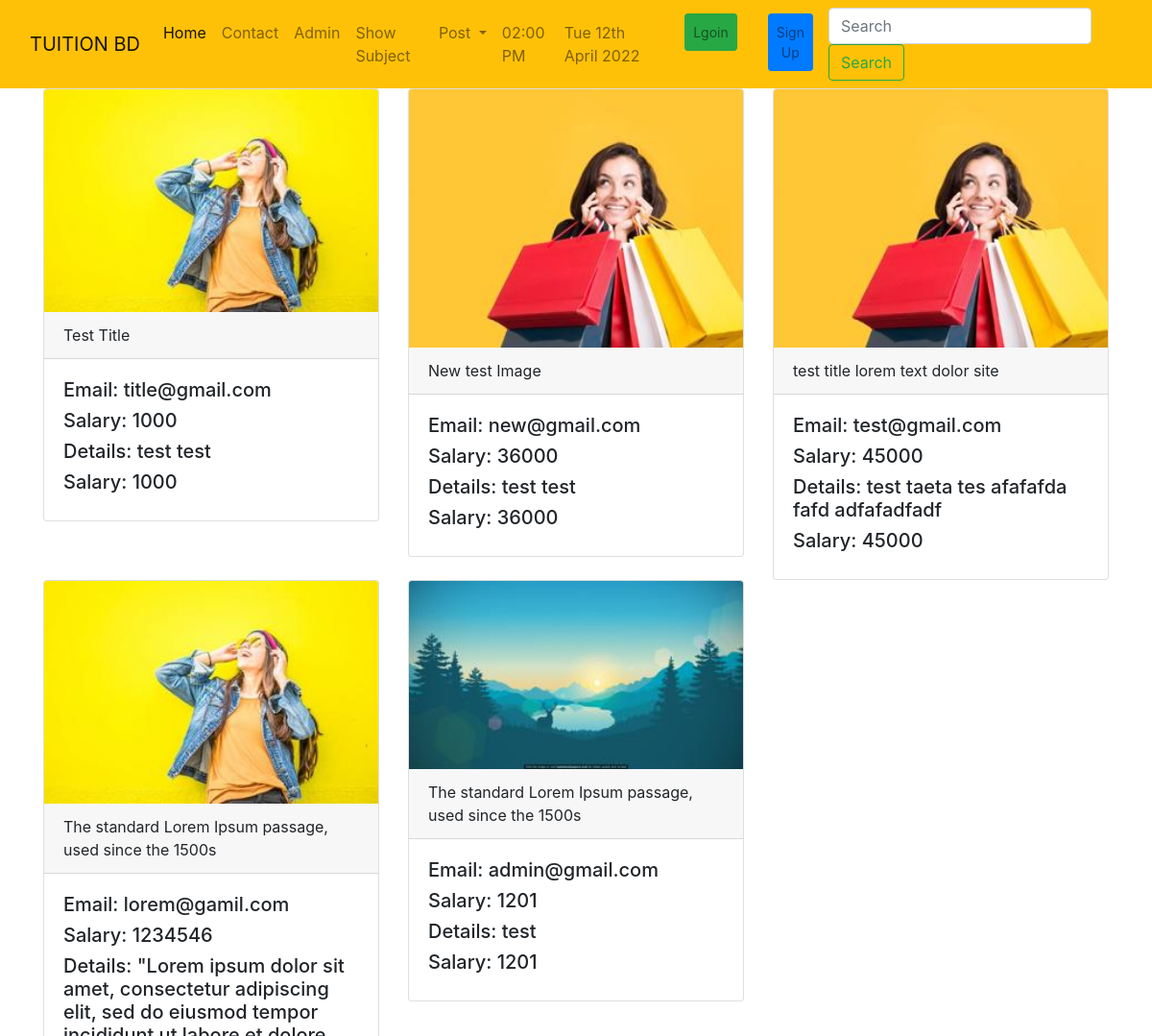
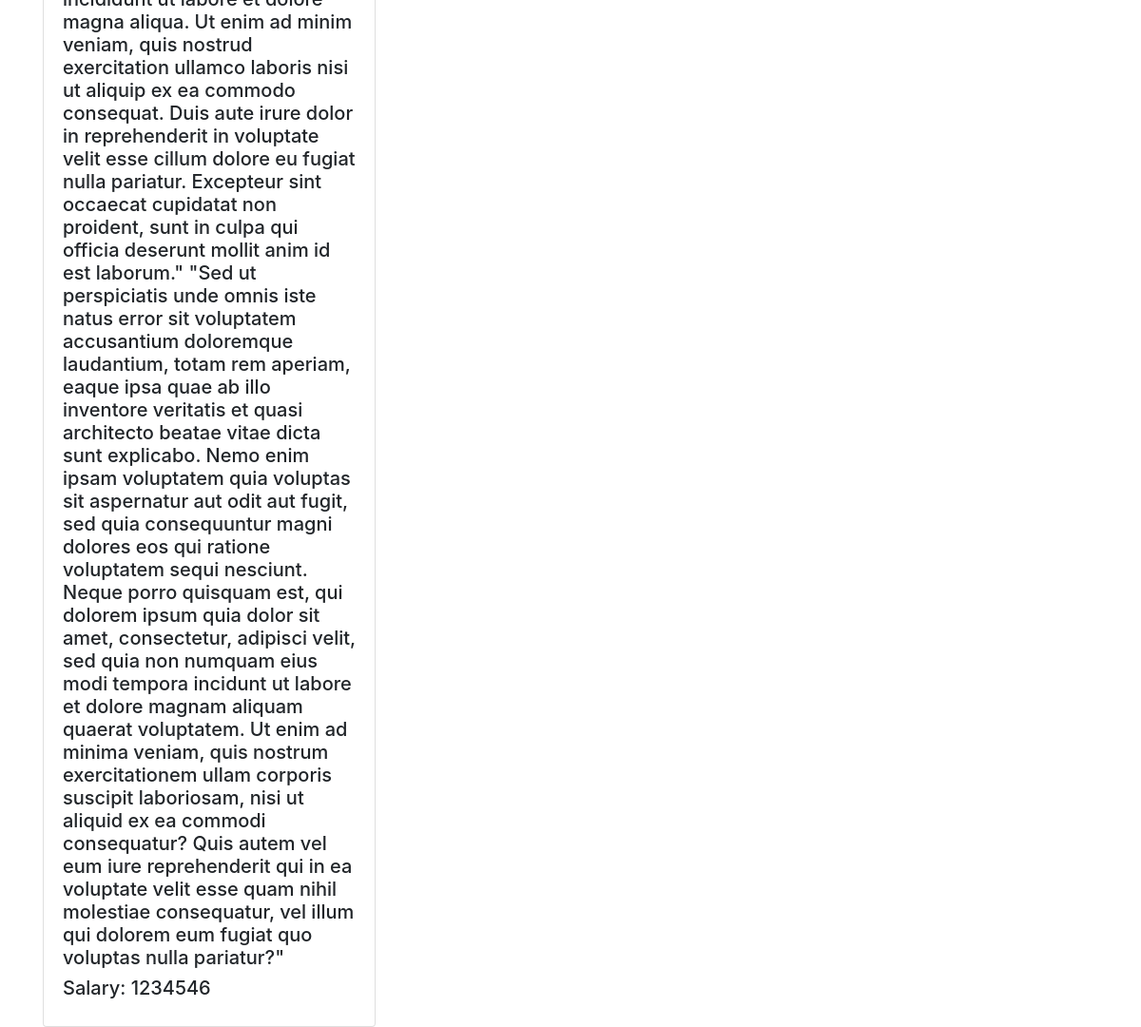
Before: /tuition/post/ with the older database file (2 pictures, top to bottom).
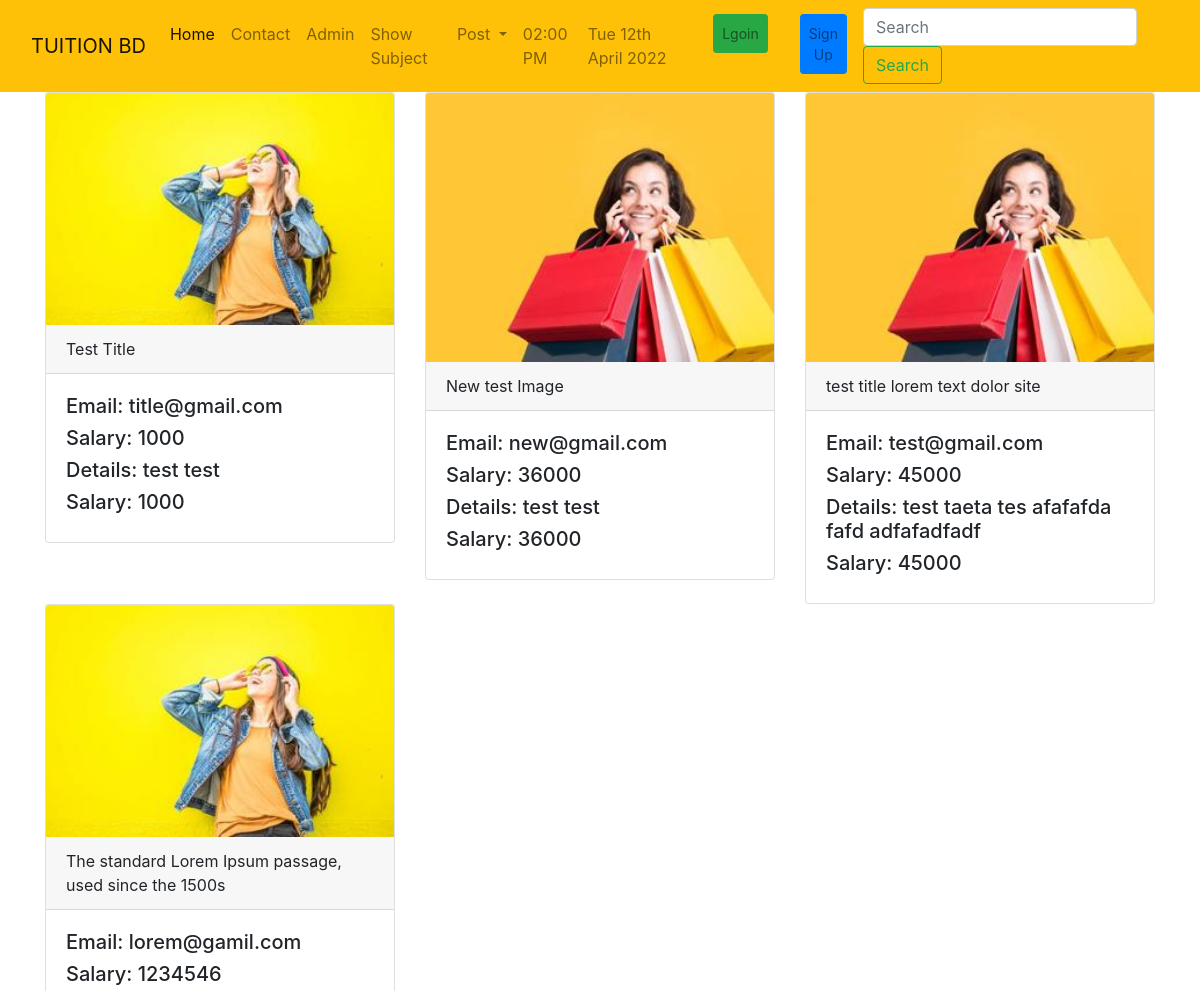
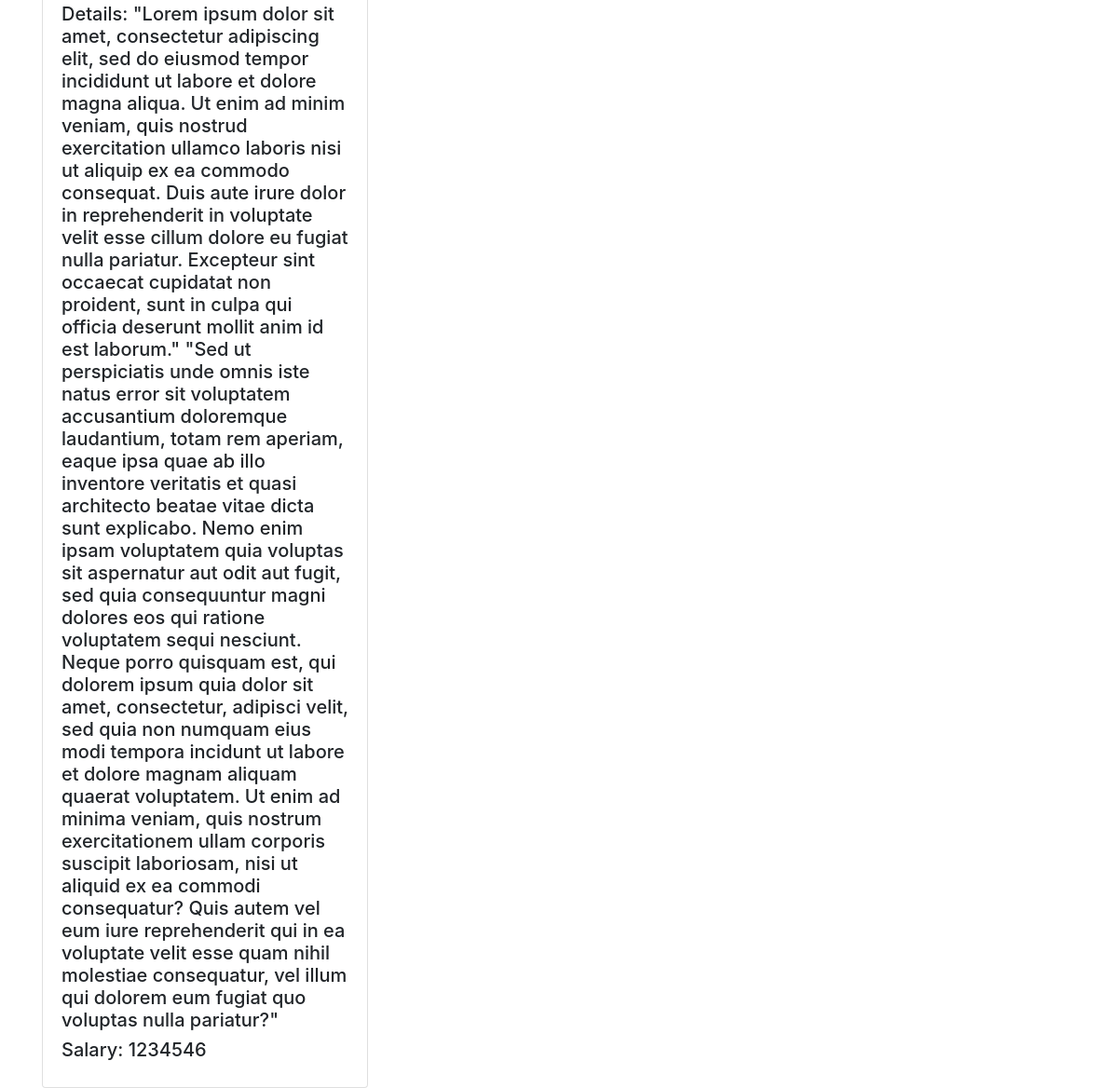
After: the same page with the newer database file (2 pictures, top to bottom).
### tuition/models.py (models this page shows, shortened)
class Post(models.Model):
    CATEGORY = (('Teacher', 'Teacher'), ('Student', 'Student'))
    MY_CHOICES = (('Bangla', 'Bangla'),
                  ('English', 'English'),
                  ('Urdu', 'Urdu'),
                  ('Arabic', 'Arabic'),
                  ('Hindi', 'Hindi'))
    user = models.ForeignKey(
        User, on_delete=models.CASCADE, blank=True, null=True)
    id = models.AutoField(primary_key=True)
    title = models.CharField(max_length=100)
    slug = models.CharField(max_length=100, default=title)
    email = models.EmailField()
    salary = models.IntegerField()
    details = models.TextField()
    availabe = models.BooleanField(default=True)
    category = models.CharField(max_length=100, choices=CATEGORY)
    created_at = models.DateTimeField(default=now)
    image = models.ImageField(default='default.jpg',
                              upload_to='tuition/images')
    medium = MultiSelectField(
        choices=MY_CHOICES, max_choices=3, max_length=100, default='Bangla')
    subject = models.ManyToManyField(Subject, related_name='subject_set')
    class_in = models.ManyToManyField(Class_in, related_name='class_set')

### tuition/views.py (the view)
# urls.py: path('post/', postview, name="postview"),
def postview(request):
    post = Post.objects.all()
    return render(request, 'tuition/postview.html', {'post': post})

### templates/tuition/postview.html
{% extends 'index.html' %}
{% block body %}
<div class="container">
    <div class="row">
        {% for p in post %}
        <div class="col-md-4">
            <div class="card">
                <img class="card-img-top" src="{{p.image.url}}" alt="Card image cap">
                <div class="card-header">
                    {{p.title}}
                </div>
                <div class="card-body">
                   <h5>Email: {{p.email}}</h5>
                   <h5>Salary: {{p.salary}}</h5>
                   <h5>Details: {{p.details}}</h5>
                   <h5>Salary: {{p.salary}}</h5>
                </div>
            </div>
        </div>
        {% endfor %}
    </div>
</div>
{% endblock body %}

Changed rows visible on the page:
removed Post: image (picture), title "The standard Lorem Ipsum passage, used since the 1500s", email "admin@gmail.com", salary "1201", details "test"
